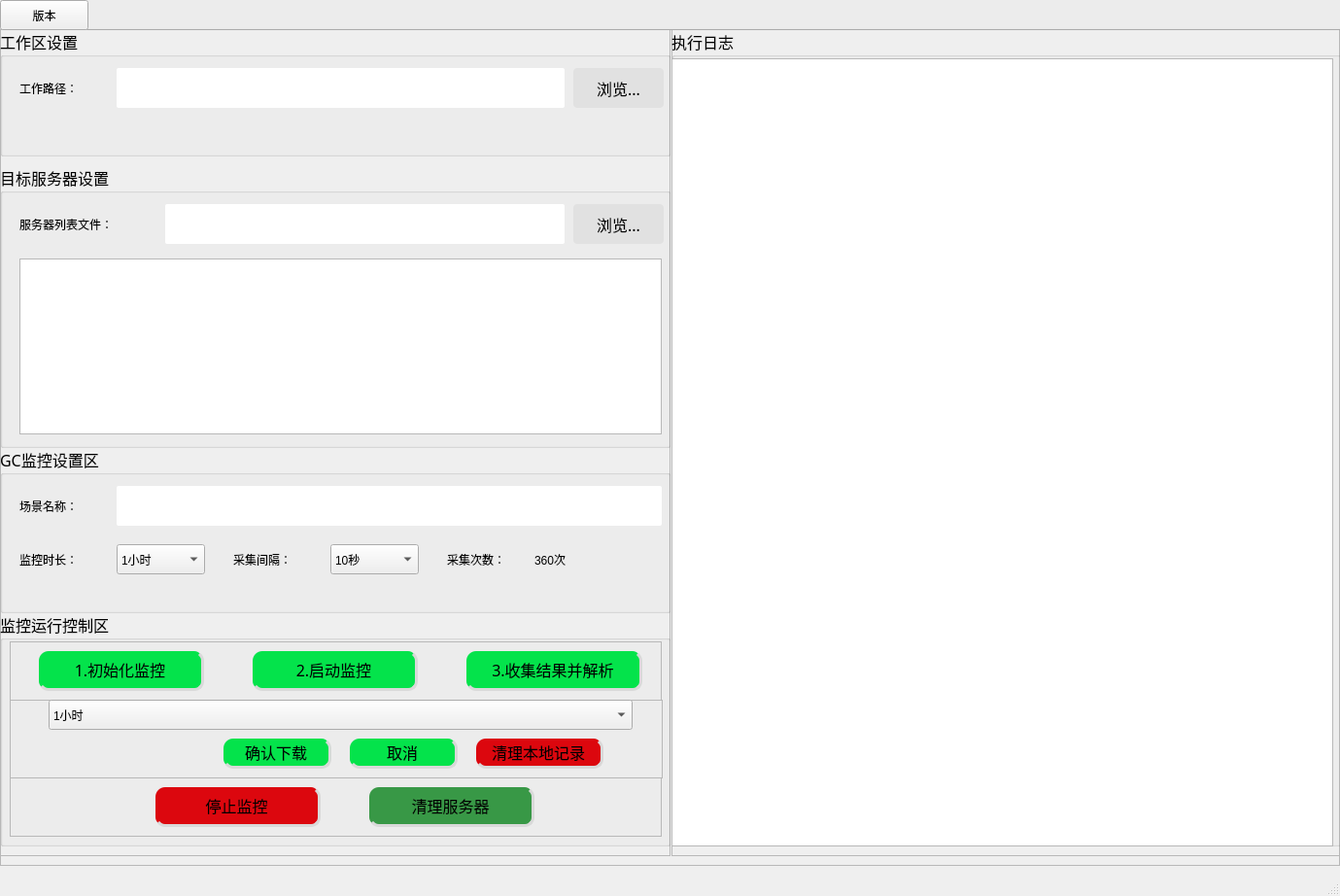
<?xml version="1.0" encoding="UTF-8"?>
<ui version="4.0">
 <class>MainWindow</class>
 <widget class="QMainWindow" name="MainWindow">
  <property name="geometry">
   <rect>
    <x>0</x>
    <y>0</y>
    <width>1379</width>
    <height>922</height>
   </rect>
  </property>
  <property name="font">
   <font>
    <family>微软雅黑</family>
    <pointsize>12</pointsize>
    <weight>50</weight>
    <italic>false</italic>
    <bold>false</bold>
   </font>
  </property>
  <property name="windowTitle">
   <string>MainWindow</string>
  </property>
  <property name="styleSheet">
   <string notr="true">QMainWindow{
font: 12pt &quot;微软雅黑&quot;;
}
QLineEdit{
padding:2px;
border-radius:2px;
}
QLineEdit:hover{
border:1px solid rgb(0, 170, 255)
}
QLineEdit:focus{
border:1px solid rgb(0, 170, 255)
}
QPushButton{
background:rgb(225, 225, 225);
border-radius:4px;
}
QPushButton:hover{
background:rgb(234, 234, 234);
}</string>
  </property>
  <widget class="QWidget" name="centralwidget">
   <property name="enabled">
    <bool>true</bool>
   </property>
   <widget class="QFrame" name="main_frame">
    <property name="geometry">
     <rect>
      <x>0</x>
      <y>30</y>
      <width>1379</width>
      <height>861</height>
     </rect>
    </property>
    <property name="styleSheet">
     <string notr="true">font: 12pt &quot;微软雅黑&quot;;</string>
    </property>
    <property name="frameShape">
     <enum>QFrame::StyledPanel</enum>
    </property>
    <property name="frameShadow">
     <enum>QFrame::Raised</enum>
    </property>
    <widget class="QFrame" name="main_set_frame">
     <property name="geometry">
      <rect>
       <x>0</x>
       <y>0</y>
       <width>690</width>
       <height>851</height>
      </rect>
     </property>
     <property name="styleSheet">
      <string notr="true"/>
     </property>
     <property name="frameShape">
      <enum>QFrame::StyledPanel</enum>
     </property>
     <property name="frameShadow">
      <enum>QFrame::Raised</enum>
     </property>
     <widget class="QGroupBox" name="workspace_set_frame">
      <property name="geometry">
       <rect>
        <x>0</x>
        <y>0</y>
        <width>690</width>
        <height>131</height>
       </rect>
      </property>
      <property name="font">
       <font>
        <family>微软雅黑</family>
        <pointsize>12</pointsize>
        <weight>50</weight>
        <italic>false</italic>
        <bold>false</bold>
       </font>
      </property>
      <property name="styleSheet">
       <string notr="true">QPushButton:pressed{
border-top:3px solid gray;
border-left:3px solid gray;
}</string>
      </property>
      <property name="title">
       <string>工作区设置</string>
      </property>
      <widget class="QLabel" name="label">
       <property name="geometry">
        <rect>
         <x>20</x>
         <y>40</y>
         <width>91</width>
         <height>41</height>
        </rect>
       </property>
       <property name="text">
        <string>工作路径：</string>
       </property>
      </widget>
      <widget class="QLineEdit" name="entry_workspace_path">
       <property name="enabled">
        <bool>false</bool>
       </property>
       <property name="geometry">
        <rect>
         <x>120</x>
         <y>40</y>
         <width>461</width>
         <height>41</height>
        </rect>
       </property>
      </widget>
      <widget class="QPushButton" name="btn_workspace_scan">
       <property name="geometry">
        <rect>
         <x>590</x>
         <y>40</y>
         <width>93</width>
         <height>41</height>
        </rect>
       </property>
       <property name="font">
        <font>
         <family>微软雅黑</family>
         <pointsize>12</pointsize>
         <weight>50</weight>
         <italic>false</italic>
         <bold>false</bold>
        </font>
       </property>
       <property name="cursor">
        <cursorShape>OpenHandCursor</cursorShape>
       </property>
       <property name="mouseTracking">
        <bool>false</bool>
       </property>
       <property name="autoFillBackground">
        <bool>false</bool>
       </property>
       <property name="styleSheet">
        <string notr="true"/>
       </property>
       <property name="text">
        <string>浏览...</string>
       </property>
       <property name="autoDefault">
        <bool>false</bool>
       </property>
       <property name="flat">
        <bool>false</bool>
       </property>
      </widget>
     </widget>
     <widget class="QGroupBox" name="services_set_frame">
      <property name="geometry">
       <rect>
        <x>0</x>
        <y>140</y>
        <width>690</width>
        <height>291</height>
       </rect>
      </property>
      <property name="font">
       <font>
        <family>微软雅黑</family>
        <pointsize>12</pointsize>
        <weight>50</weight>
        <italic>false</italic>
        <bold>false</bold>
       </font>
      </property>
      <property name="styleSheet">
       <string notr="true">QPushButton:pressed{
border-top:3px solid gray;
border-left:3px solid gray;
}</string>
      </property>
      <property name="title">
       <string>目标服务器设置</string>
      </property>
      <widget class="QLabel" name="label_2">
       <property name="geometry">
        <rect>
         <x>20</x>
         <y>40</y>
         <width>151</width>
         <height>41</height>
        </rect>
       </property>
       <property name="text">
        <string>服务器列表文件：</string>
       </property>
      </widget>
      <widget class="QLineEdit" name="entry_services_info_path">
       <property name="enabled">
        <bool>false</bool>
       </property>
       <property name="geometry">
        <rect>
         <x>170</x>
         <y>40</y>
         <width>411</width>
         <height>41</height>
        </rect>
       </property>
      </widget>
      <widget class="QPushButton" name="btn_services_info_scan">
       <property name="geometry">
        <rect>
         <x>590</x>
         <y>40</y>
         <width>93</width>
         <height>41</height>
        </rect>
       </property>
       <property name="font">
        <font>
         <family>微软雅黑</family>
         <pointsize>12</pointsize>
         <weight>50</weight>
         <italic>false</italic>
         <bold>false</bold>
        </font>
       </property>
       <property name="cursor">
        <cursorShape>OpenHandCursor</cursorShape>
       </property>
       <property name="mouseTracking">
        <bool>false</bool>
       </property>
       <property name="autoFillBackground">
        <bool>false</bool>
       </property>
       <property name="styleSheet">
        <string notr="true"/>
       </property>
       <property name="text">
        <string>浏览...</string>
       </property>
       <property name="autoDefault">
        <bool>false</bool>
       </property>
       <property name="flat">
        <bool>false</bool>
       </property>
      </widget>
      <widget class="QTextEdit" name="text_services_info">
       <property name="geometry">
        <rect>
         <x>20</x>
         <y>96</y>
         <width>661</width>
         <height>181</height>
        </rect>
       </property>
      </widget>
     </widget>
     <widget class="QGroupBox" name="scene_set_frame">
      <property name="geometry">
       <rect>
        <x>0</x>
        <y>430</y>
        <width>690</width>
        <height>171</height>
       </rect>
      </property>
      <property name="font">
       <font>
        <family>微软雅黑</family>
        <pointsize>12</pointsize>
        <weight>50</weight>
        <italic>false</italic>
        <bold>false</bold>
       </font>
      </property>
      <property name="title">
       <string>GC监控设置区</string>
      </property>
      <widget class="QLabel" name="label_3">
       <property name="geometry">
        <rect>
         <x>20</x>
         <y>40</y>
         <width>101</width>
         <height>41</height>
        </rect>
       </property>
       <property name="text">
        <string>场景名称：</string>
       </property>
      </widget>
      <widget class="QLineEdit" name="entry_scene_name">
       <property name="geometry">
        <rect>
         <x>120</x>
         <y>40</y>
         <width>561</width>
         <height>41</height>
        </rect>
       </property>
      </widget>
      <widget class="QLabel" name="label_4">
       <property name="geometry">
        <rect>
         <x>20</x>
         <y>90</y>
         <width>101</width>
         <height>51</height>
        </rect>
       </property>
       <property name="text">
        <string>监控时长：</string>
       </property>
      </widget>
      <widget class="QComboBox" name="comb_scene_time">
       <property name="geometry">
        <rect>
         <x>120</x>
         <y>100</y>
         <width>91</width>
         <height>31</height>
        </rect>
       </property>
       <property name="editable">
        <bool>false</bool>
       </property>
       <item>
        <property name="text">
         <string>1小时</string>
        </property>
       </item>
       <item>
        <property name="text">
         <string>10小时</string>
        </property>
       </item>
       <item>
        <property name="text">
         <string>12小时</string>
        </property>
       </item>
       <item>
        <property name="text">
         <string>24小时</string>
        </property>
       </item>
       <item>
        <property name="text">
         <string>36小时</string>
        </property>
       </item>
      </widget>
      <widget class="QLabel" name="label_5">
       <property name="geometry">
        <rect>
         <x>240</x>
         <y>90</y>
         <width>101</width>
         <height>51</height>
        </rect>
       </property>
       <property name="text">
        <string>采集间隔：</string>
       </property>
      </widget>
      <widget class="QComboBox" name="comb_scene_step">
       <property name="geometry">
        <rect>
         <x>340</x>
         <y>100</y>
         <width>91</width>
         <height>31</height>
        </rect>
       </property>
       <property name="editable">
        <bool>false</bool>
       </property>
       <item>
        <property name="text">
         <string>10秒</string>
        </property>
       </item>
       <item>
        <property name="text">
         <string>30秒</string>
        </property>
       </item>
       <item>
        <property name="text">
         <string>60秒</string>
        </property>
       </item>
       <item>
        <property name="text">
         <string>120秒</string>
        </property>
       </item>
       <item>
        <property name="text">
         <string>300秒</string>
        </property>
       </item>
      </widget>
      <widget class="QLabel" name="label_6">
       <property name="geometry">
        <rect>
         <x>460</x>
         <y>90</y>
         <width>101</width>
         <height>51</height>
        </rect>
       </property>
       <property name="text">
        <string>采集次数：</string>
       </property>
      </widget>
      <widget class="QLabel" name="lab_scene_times">
       <property name="geometry">
        <rect>
         <x>550</x>
         <y>100</y>
         <width>72</width>
         <height>31</height>
        </rect>
       </property>
       <property name="text">
        <string>360次</string>
       </property>
      </widget>
     </widget>
     <widget class="QGroupBox" name="operation_frame">
      <property name="geometry">
       <rect>
        <x>0</x>
        <y>600</y>
        <width>690</width>
        <height>241</height>
       </rect>
      </property>
      <property name="font">
       <font>
        <family>微软雅黑</family>
        <pointsize>12</pointsize>
        <weight>50</weight>
        <italic>false</italic>
        <bold>false</bold>
       </font>
      </property>
      <property name="styleSheet">
       <string notr="true">QPushButton{
border-right:3px solid #d9d9d9;
border-bottom:3px solid #d9d9d9;
border-radius:10px;padding:2px 4px;
background:rgb(4, 227, 75);
}
QPushButton:hover{
background:rgb(3, 255, 74);
}
QPushButton:pressed{
border-left:3px solid #d9d9d9;
border-top:3px solid #d9d9d9;
border-right:none;
border-bottom:none;
}</string>
      </property>
      <property name="title">
       <string>监控运行控制区</string>
      </property>
      <widget class="QFrame" name="frame">
       <property name="geometry">
        <rect>
         <x>10</x>
         <y>30</y>
         <width>671</width>
         <height>61</height>
        </rect>
       </property>
       <property name="frameShape">
        <enum>QFrame::StyledPanel</enum>
       </property>
       <property name="frameShadow">
        <enum>QFrame::Raised</enum>
       </property>
       <widget class="QPushButton" name="btn_init_env">
        <property name="geometry">
         <rect>
          <x>30</x>
          <y>10</y>
          <width>170</width>
          <height>41</height>
         </rect>
        </property>
        <property name="font">
         <font>
          <family>微软雅黑</family>
          <pointsize>12</pointsize>
          <weight>50</weight>
          <italic>false</italic>
          <bold>false</bold>
         </font>
        </property>
        <property name="cursor">
         <cursorShape>OpenHandCursor</cursorShape>
        </property>
        <property name="mouseTracking">
         <bool>false</bool>
        </property>
        <property name="autoFillBackground">
         <bool>false</bool>
        </property>
        <property name="styleSheet">
         <string notr="true"/>
        </property>
        <property name="text">
         <string>1.初始化监控</string>
        </property>
        <property name="autoDefault">
         <bool>false</bool>
        </property>
        <property name="flat">
         <bool>false</bool>
        </property>
       </widget>
       <widget class="QPushButton" name="btn_run_monitor">
        <property name="geometry">
         <rect>
          <x>250</x>
          <y>10</y>
          <width>170</width>
          <height>41</height>
         </rect>
        </property>
        <property name="font">
         <font>
          <family>微软雅黑</family>
          <pointsize>12</pointsize>
          <weight>50</weight>
          <italic>false</italic>
          <bold>false</bold>
         </font>
        </property>
        <property name="cursor">
         <cursorShape>OpenHandCursor</cursorShape>
        </property>
        <property name="mouseTracking">
         <bool>false</bool>
        </property>
        <property name="autoFillBackground">
         <bool>false</bool>
        </property>
        <property name="styleSheet">
         <string notr="true"/>
        </property>
        <property name="text">
         <string>2.启动监控</string>
        </property>
        <property name="autoDefault">
         <bool>false</bool>
        </property>
        <property name="flat">
         <bool>false</bool>
        </property>
       </widget>
       <widget class="QPushButton" name="btn_download">
        <property name="geometry">
         <rect>
          <x>470</x>
          <y>10</y>
          <width>181</width>
          <height>41</height>
         </rect>
        </property>
        <property name="font">
         <font>
          <family>微软雅黑</family>
          <pointsize>12</pointsize>
          <weight>50</weight>
          <italic>false</italic>
          <bold>false</bold>
         </font>
        </property>
        <property name="cursor">
         <cursorShape>OpenHandCursor</cursorShape>
        </property>
        <property name="mouseTracking">
         <bool>false</bool>
        </property>
        <property name="autoFillBackground">
         <bool>false</bool>
        </property>
        <property name="styleSheet">
         <string notr="true"/>
        </property>
        <property name="text">
         <string>3.收集结果并解析</string>
        </property>
        <property name="autoDefault">
         <bool>false</bool>
        </property>
        <property name="flat">
         <bool>false</bool>
        </property>
       </widget>
      </widget>
      <widget class="QFrame" name="operation_subframe_3">
       <property name="geometry">
        <rect>
         <x>10</x>
         <y>170</y>
         <width>671</width>
         <height>61</height>
        </rect>
       </property>
       <property name="frameShape">
        <enum>QFrame::StyledPanel</enum>
       </property>
       <property name="frameShadow">
        <enum>QFrame::Raised</enum>
       </property>
       <widget class="QPushButton" name="btn_stop_monitor">
        <property name="geometry">
         <rect>
          <x>150</x>
          <y>10</y>
          <width>170</width>
          <height>41</height>
         </rect>
        </property>
        <property name="font">
         <font>
          <family>微软雅黑</family>
          <pointsize>12</pointsize>
          <weight>50</weight>
          <italic>false</italic>
          <bold>false</bold>
         </font>
        </property>
        <property name="cursor">
         <cursorShape>OpenHandCursor</cursorShape>
        </property>
        <property name="mouseTracking">
         <bool>false</bool>
        </property>
        <property name="autoFillBackground">
         <bool>false</bool>
        </property>
        <property name="styleSheet">
         <string notr="true">QPushButton{
background:rgb(220, 7, 14)
}
QPushButton:hover{
background:rgb(252, 8, 17)
}
QPushButton:clicked{
background:blue
}</string>
        </property>
        <property name="text">
         <string>停止监控</string>
        </property>
        <property name="autoDefault">
         <bool>false</bool>
        </property>
        <property name="flat">
         <bool>false</bool>
        </property>
       </widget>
       <widget class="QPushButton" name="btn_clear_monitor">
        <property name="geometry">
         <rect>
          <x>370</x>
          <y>10</y>
          <width>170</width>
          <height>41</height>
         </rect>
        </property>
        <property name="font">
         <font>
          <family>微软雅黑</family>
          <pointsize>12</pointsize>
          <weight>50</weight>
          <italic>false</italic>
          <bold>false</bold>
         </font>
        </property>
        <property name="cursor">
         <cursorShape>OpenHandCursor</cursorShape>
        </property>
        <property name="mouseTracking">
         <bool>false</bool>
        </property>
        <property name="autoFillBackground">
         <bool>false</bool>
        </property>
        <property name="styleSheet">
         <string notr="true">QPushButton{
background:rgb(56, 152, 70)
}
QPushButton:hover{
background:rgb(67, 182, 84)
}</string>
        </property>
        <property name="text">
         <string>清理服务器</string>
        </property>
        <property name="autoDefault">
         <bool>false</bool>
        </property>
        <property name="flat">
         <bool>false</bool>
        </property>
       </widget>
       <zorder>btn_clear_monitor</zorder>
       <zorder>btn_stop_monitor</zorder>
      </widget>
      <widget class="QFrame" name="confirm_download_frame">
       <property name="geometry">
        <rect>
         <x>10</x>
         <y>90</y>
         <width>672</width>
         <height>81</height>
        </rect>
       </property>
       <property name="frameShape">
        <enum>QFrame::StyledPanel</enum>
       </property>
       <property name="frameShadow">
        <enum>QFrame::Raised</enum>
       </property>
       <widget class="QPushButton" name="btn_confirm_download">
        <property name="geometry">
         <rect>
          <x>220</x>
          <y>40</y>
          <width>111</width>
          <height>31</height>
         </rect>
        </property>
        <property name="font">
         <font>
          <family>微软雅黑</family>
          <pointsize>12</pointsize>
          <weight>50</weight>
          <italic>false</italic>
          <bold>false</bold>
         </font>
        </property>
        <property name="cursor">
         <cursorShape>OpenHandCursor</cursorShape>
        </property>
        <property name="mouseTracking">
         <bool>false</bool>
        </property>
        <property name="autoFillBackground">
         <bool>false</bool>
        </property>
        <property name="styleSheet">
         <string notr="true"/>
        </property>
        <property name="text">
         <string>确认下载</string>
        </property>
        <property name="autoDefault">
         <bool>false</bool>
        </property>
        <property name="flat">
         <bool>false</bool>
        </property>
       </widget>
       <widget class="QPushButton" name="btn_cancel_download">
        <property name="geometry">
         <rect>
          <x>350</x>
          <y>40</y>
          <width>111</width>
          <height>31</height>
         </rect>
        </property>
        <property name="font">
         <font>
          <family>微软雅黑</family>
          <pointsize>12</pointsize>
          <weight>50</weight>
          <italic>false</italic>
          <bold>false</bold>
         </font>
        </property>
        <property name="cursor">
         <cursorShape>OpenHandCursor</cursorShape>
        </property>
        <property name="mouseTracking">
         <bool>false</bool>
        </property>
        <property name="autoFillBackground">
         <bool>false</bool>
        </property>
        <property name="styleSheet">
         <string notr="true"/>
        </property>
        <property name="text">
         <string>取消</string>
        </property>
        <property name="autoDefault">
         <bool>false</bool>
        </property>
        <property name="flat">
         <bool>false</bool>
        </property>
       </widget>
       <widget class="QPushButton" name="btn_clear_local_records">
        <property name="geometry">
         <rect>
          <x>480</x>
          <y>40</y>
          <width>131</width>
          <height>31</height>
         </rect>
        </property>
        <property name="font">
         <font>
          <family>微软雅黑</family>
          <pointsize>12</pointsize>
          <weight>50</weight>
          <italic>false</italic>
          <bold>false</bold>
         </font>
        </property>
        <property name="cursor">
         <cursorShape>OpenHandCursor</cursorShape>
        </property>
        <property name="mouseTracking">
         <bool>false</bool>
        </property>
        <property name="autoFillBackground">
         <bool>false</bool>
        </property>
        <property name="styleSheet">
         <string notr="true">QPushButton{
background:rgb(220, 7, 14)
}
QPushButton:hover{
background:rgb(252, 8, 17)
}
QPushButton:clicked{
background:blue
}</string>
        </property>
        <property name="text">
         <string>清理本地记录</string>
        </property>
        <property name="autoDefault">
         <bool>false</bool>
        </property>
        <property name="flat">
         <bool>false</bool>
        </property>
       </widget>
       <widget class="QComboBox" name="comb_monitor_history_list">
        <property name="geometry">
         <rect>
          <x>40</x>
          <y>0</y>
          <width>601</width>
          <height>31</height>
         </rect>
        </property>
        <property name="editable">
         <bool>false</bool>
        </property>
        <item>
         <property name="text">
          <string>1小时</string>
         </property>
        </item>
        <item>
         <property name="text">
          <string>10小时</string>
         </property>
        </item>
        <item>
         <property name="text">
          <string>12小时</string>
         </property>
        </item>
        <item>
         <property name="text">
          <string>24小时</string>
         </property>
        </item>
        <item>
         <property name="text">
          <string>36小时</string>
         </property>
        </item>
       </widget>
      </widget>
      <zorder>operation_subframe_3</zorder>
      <zorder>frame</zorder>
      <zorder>confirm_download_frame</zorder>
     </widget>
    </widget>
    <widget class="QFrame" name="operation_log_frame">
     <property name="geometry">
      <rect>
       <x>691</x>
       <y>0</y>
       <width>690</width>
       <height>851</height>
      </rect>
     </property>
     <property name="frameShape">
      <enum>QFrame::StyledPanel</enum>
     </property>
     <property name="frameShadow">
      <enum>QFrame::Raised</enum>
     </property>
     <widget class="QGroupBox" name="operation_log_group_box">
      <property name="geometry">
       <rect>
        <x>0</x>
        <y>0</y>
        <width>690</width>
        <height>841</height>
       </rect>
      </property>
      <property name="font">
       <font>
        <family>微软雅黑</family>
        <pointsize>12</pointsize>
        <weight>50</weight>
        <italic>false</italic>
        <bold>false</bold>
       </font>
      </property>
      <property name="title">
       <string>执行日志</string>
      </property>
      <widget class="QTextBrowser" name="text_operation_log">
       <property name="geometry">
        <rect>
         <x>0</x>
         <y>30</y>
         <width>681</width>
         <height>811</height>
        </rect>
       </property>
      </widget>
     </widget>
    </widget>
   </widget>
   <widget class="QGroupBox" name="groupBox">
    <property name="geometry">
     <rect>
      <x>0</x>
      <y>-10</y>
      <width>1381</width>
      <height>41</height>
     </rect>
    </property>
    <property name="title">
     <string/>
    </property>
    <widget class="QToolButton" name="toolbtn_version">
     <property name="geometry">
      <rect>
       <x>0</x>
       <y>10</y>
       <width>91</width>
       <height>31</height>
      </rect>
     </property>
     <property name="text">
      <string>版本</string>
     </property>
    </widget>
   </widget>
  </widget>
  <widget class="QMenuBar" name="menubar">
   <property name="geometry">
    <rect>
     <x>0</x>
     <y>0</y>
     <width>1379</width>
     <height>26</height>
    </rect>
   </property>
  </widget>
  <widget class="QStatusBar" name="statusbar"/>
 </widget>
 <resources/>
 <connections/>
 <slots>
  <slot>ask_workspace_path()</slot>
  <slot>ask_services_info_path()</slot>
  <slot>init_environment()</slot>
  <slot>run_monitor()</slot>
  <slot>download_monitor_result()</slot>
  <slot>stop_monitor()</slot>
  <slot>clear_service()</slot>
 </slots>
</ui>
